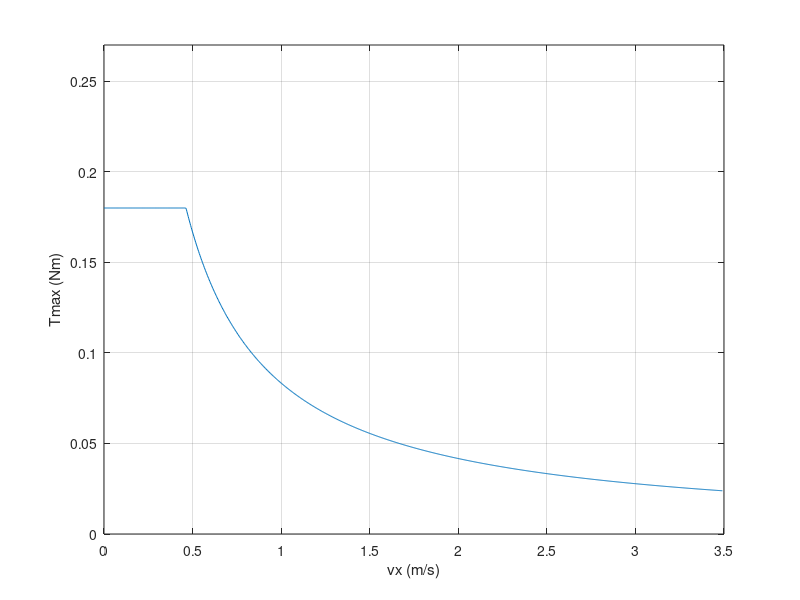

Recreate this plot in MATLAB.
clear
clf

Tmax = 0.18;                          % [Nm]
Pmax = 40;                            % [W]
w_wheel = linspace(0, 16000/60*2*pi, 1e3); % [rad/s]
r_wheel = 0.03125;                    % [m]
gear_ratio = 15;
vx = w_wheel * r_wheel / gear_ratio;  % [m/s]

Tmaxcalc = min(Tmax, Pmax./w_wheel);

plot(vx, Tmaxcalc)
ylim([0 Tmax*1.5])
xlabel("vx (m/s)")
ylabel("Tmax (Nm)")
grid on

